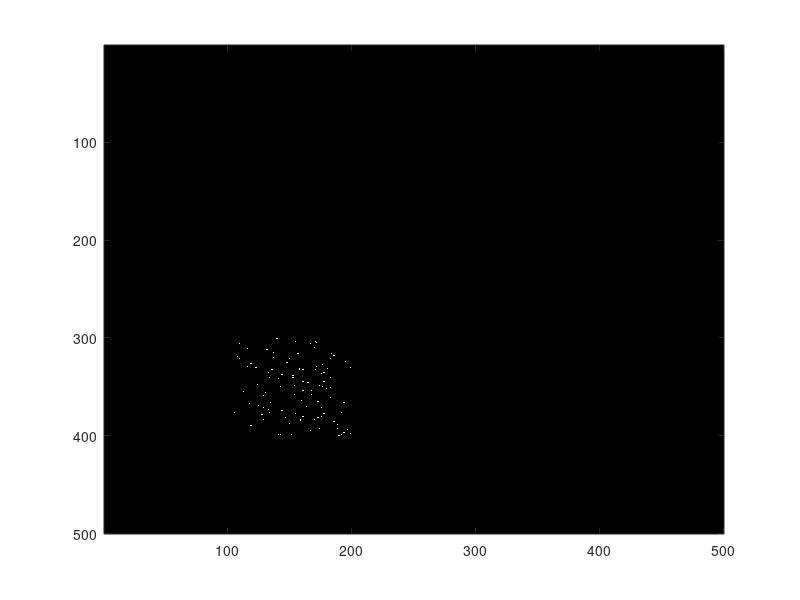

The MATLAB source for this figure:
function generateStimulus()

ScreenSize      = [500,500];    % pixels    
dotSize         = [1];          % pixels
dotDensity      = [0.01];       % number of dots per pixel^2
speed           = [100];          % pixel/sec
direction       = [pi/2];          % radian
apertureDiam    = [100];
apertureLoc     = [350,150];
coherence       = [1];          % portion of dots moving together
lifeTime        = [500];        % ms
duration        = [500];        % ms
framerate        = 60;

numDots = floor(apertureDiam * apertureDiam * dotDensity); % assuming that the aperture is square

dotsInitialPosition = [randperm(apertureDiam,numDots) + apertureLoc(1) - apertureDiam/2;randperm(apertureDiam,numDots)+ apertureLoc(2) - apertureDiam/2];
initialLife = rand(1,numDots) * lifeTime;

numFramesNeeded = floor(duration * framerate / 1000);

for framecount = 1:numFramesNeeded
    
    % move the dots 
    if framecount == 1
        dotsPosition = dotsInitialPosition;
        dotsLife = initialLife;
    else
        dotsPosition(1,:,framecount) = floor(dotsPosition(1,:,framecount-1) + (1/framerate) * speed * cos(direction));
        dotsPosition(2,:,framecount) = floor(dotsPosition(2,:,framecount-1) + (1/framerate) * speed * sin(direction));
        dotsLife = dotsLife + (1/framerate) * 1000;
        
    end
    
    % relocate the dead dots
    deadDotsIdx = dotsLife > lifeTime;
    numDeadDots = sum(deadDotsIdx);
    dotsPosition(:,deadDotsIdx,framecount) = [randperm(apertureDiam,numDeadDots) + apertureLoc(1) - apertureDiam/2;randperm(apertureDiam,numDeadDots)+ apertureLoc(2) - apertureDiam/2];
    dotsLife(deadDotsIdx) = 0;
    
    % replace the dots at the aperture border
    currentDotsPosition = squeeze(dotsPosition(:,:,end));
    upborderDotsIdx = currentDotsPosition(2,:) > (apertureLoc(2) + apertureDiam/2);
    lowborderDotsIdx = currentDotsPosition(2,:) < (apertureLoc(2) - apertureDiam/2);
    rightborderDotsIdx = currentDotsPosition(1,:) > (apertureLoc(1) + apertureDiam/2);
    leftborderDotsIdx = currentDotsPosition(1,:) < (apertureLoc(1) - apertureDiam/2);
    
    borderDotsIdx = upborderDotsIdx | lowborderDotsIdx | rightborderDotsIdx | leftborderDotsIdx;
    numBorderDots = sum(borderDotsIdx);
    dotsPosition(:,borderDotsIdx,framecount) = [randperm(apertureDiam,numBorderDots) + apertureLoc(1) - apertureDiam/2;randperm(apertureDiam,numBorderDots)+ apertureLoc(2) - apertureDiam/2];
    dotsLife(borderDotsIdx) = 0;
     
    
end

for i = 1:30
    figure;
    I = zeros(500,500);
    idx = sub2ind(size(I), [squeeze(dotsPosition(1,:,i))], [squeeze(dotsPosition(2,:,i))]);
    I(idx) = 1;
    figure(1);imagesc(I);colormap(gray);pause(1/framerate)
end

end